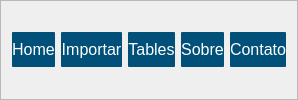
     <widget class="QFrame" name="frame">
      <property name="frameShape">
       <enum>QFrame::StyledPanel</enum>
      </property>
      <property name="frameShadow">
       <enum>QFrame::Raised</enum>
      </property>
      <layout class="QHBoxLayout" name="horizontalLayout">
       <item>
        <widget class="QPushButton" name="btn_home">
         <property name="minimumSize">
          <size>
           <width>0</width>
           <height>35</height>
          </size>
         </property>
         <property name="cursor">
          <cursorShape>PointingHandCursor</cursorShape>
         </property>
         <property name="styleSheet">
          <string notr="true">QPushButton{
	color: rgb(255,255,255);
	border-radius: 1px;
	font-size: 16px;
	background-color: rgb(0, 80, 121)
}
QPushButton:hover{
	background-color: #fff;
	color: black
}</string>
         </property>
         <property name="text">
          <string>Home</string>
         </property>
        </widget>
       </item>
       <item>
        <widget class="QPushButton" name="btn_pg_import">
         <property name="minimumSize">
          <size>
           <width>0</width>
           <height>35</height>
          </size>
         </property>
         <property name="cursor">
          <cursorShape>PointingHandCursor</cursorShape>
         </property>
         <property name="styleSheet">
          <string notr="true">QPushButton{
	color: rgb(255,255,255);
	border-radius: 1px;
	font-size: 16px;
	background-color: rgb(0, 80, 121)
}
QPushButton:hover{
	background-color: #fff;
	color: black
}</string>
         </property>
         <property name="text">
          <string>Importar</string>
         </property>
        </widget>
       </item>
       <item>
        <widget class="QPushButton" name="btn_tables">
         <property name="minimumSize">
          <size>
           <width>0</width>
           <height>35</height>
          </size>
         </property>
         <property name="cursor">
          <cursorShape>PointingHandCursor</cursorShape>
         </property>
         <property name="styleSheet">
          <string notr="true">QPushButton{
	color: rgb(255,255,255);
	border-radius: 1px;
	font-size: 16px;
	background-color: rgb(0, 80, 121)
}
QPushButton:hover{
	background-color: #fff;
	color: black
}</string>
         </property>
         <property name="text">
          <string>Tables</string>
         </property>
        </widget>
       </item>
       <item>
        <widget class="QPushButton" name="btn_sobre">
         <property name="minimumSize">
          <size>
           <width>0</width>
           <height>35</height>
          </size>
         </property>
         <property name="cursor">
          <cursorShape>PointingHandCursor</cursorShape>
         </property>
         <property name="styleSheet">
          <string notr="true">QPushButton{
	color: rgb(255,255,255);
	border-radius: 1px;
	font-size: 16px;
	background-color: rgb(0, 80, 121)
}
QPushButton:hover{
	background-color: #fff;
	color: black
}</string>
         </property>
         <property name="text">
          <string>Sobre</string>
         </property>
        </widget>
       </item>
       <item>
        <widget class="QPushButton" name="btn_contato">
         <property name="minimumSize">
          <size>
           <width>0</width>
           <height>35</height>
          </size>
         </property>
         <property name="cursor">
          <cursorShape>PointingHandCursor</cursorShape>
         </property>
         <property name="styleSheet">
          <string notr="true">QPushButton{
	color: rgb(255,255,255);
	border-radius: 1px;
	font-size: 16px;
	background-color: rgb(0, 80, 121)
}
QPushButton:hover{
	background-color: #fff;
	color: black
}</string>
         </property>
         <property name="text">
          <string>Contato</string>
         </property>
        </widget>
       </item>
      </layout>
     </widget>
